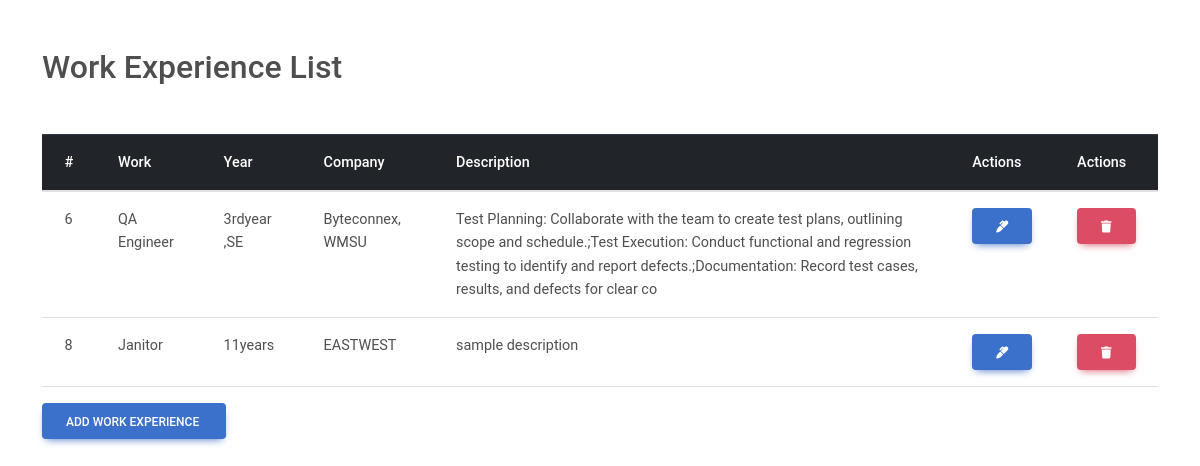
The app's page /admin/displaywork.php (signed in) with its own data.
### tables this page shows
CREATE TABLE `exp` (
  `id` int(11) NOT NULL,
  `work` varchar(100) NOT NULL,
  `wyr` varchar(250) NOT NULL,
  `company` varchar(100) NOT NULL,
  `workdesc` varchar(250) NOT NULL
);

### admin/displaywork.php (the view, shortened to what this page needs)
<?php
include 'includes/config.php';
$sql = "SELECT * FROM exp";
$result = $con->query($sql);
if ($result->num_rows > 0) {
    ?>
    <!DOCTYPE html>
    <html lang="en">
    <head>
        <link href="https://maxcdn.bootstrapcdn.com/bootstrap/4.0.0/css/bootstrap.min.css" rel="stylesheet">
        <link href="https://cdnjs.cloudflare.com/ajax/libs/font-awesome/5.15.4/css/all.min.css" rel="stylesheet">
  <link  href="asset/css/mdb.min.css" rel="stylesheet" >
    </head>
    <body>
        <div class="container mt-5">
            <h2>Work Experience List</h2>
            <table class="table mt-5">
                <thead class="thead-dark">
                    <tr>
                        <th scope="col">#</th>
                        <th scope="col">Work</th>
                        <th scope="col">Year</th>
                        <th scope="col">Company</th>
                        <th scope="col">Description</th>
                        <th scope="col">Actions</th>
                        <th scope="col">Actions</th>
                    </tr>
                </thead>
                <tbody>
                    <?php
                    while ($row = $result->fetch_assoc()) {
                        ?>
                        <tr>
                            <td><?php echo $row['id']; ?></td>
                            <td><?php echo $row['work']; ?></td>
                            <td><?php echo $row['wyr']; ?></td>
                            <td><?php echo $row['company']; ?></td>
                            <td><?php echo $row['workdesc']; ?></td>
                            <td>
                            <a href="editwork.php?id=<?php echo $row['id']; ?>" class="btn btn-primary">
    <i class="fas fa-marker"></i>
</a>
                            </td>
                            <td>
                                <a href="deletework.php?id=<?php echo $row['id']; ?>" class="btn btn-danger" onclick="return confirm('Are you sure you want to delete this service?')"><i class="fas fa-trash"></i></a>
                            </td>
                        </tr>
                        <?php
                    }
                    ?>
                </tbody>
            </table>
            <a href="addwork.php" class="btn btn-primary">Add Work Experience <i class="fas fa-gears"></i></a>
        </div>
    <?php
} else {
    echo "No work experience found.";
}
?>

### records on screen
exp: id "6", work "QA Engineer", wyr "3rdyear ,SE", company "Byteconnex, WMSU", workdesc "Test Planning: Collaborate with the team to create test plans, outlining scope and schedule.;Test Execution: Conduct functional and regression testing to identify and report defects.;Documentation: Record test cases, results, and defects for clear co"
exp: id "8", work "Janitor", wyr "11years", company "EASTWEST", workdesc "sample description"
